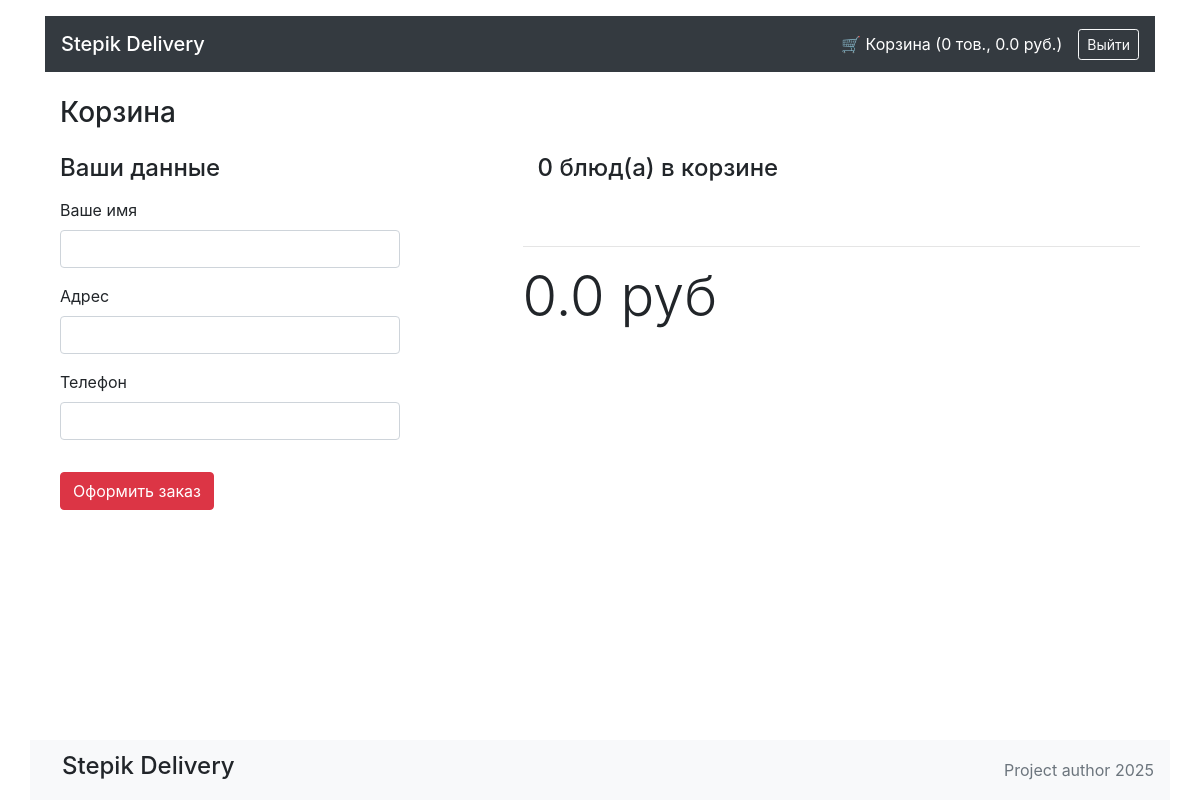
Before: /cart (signed in) with the older database file.
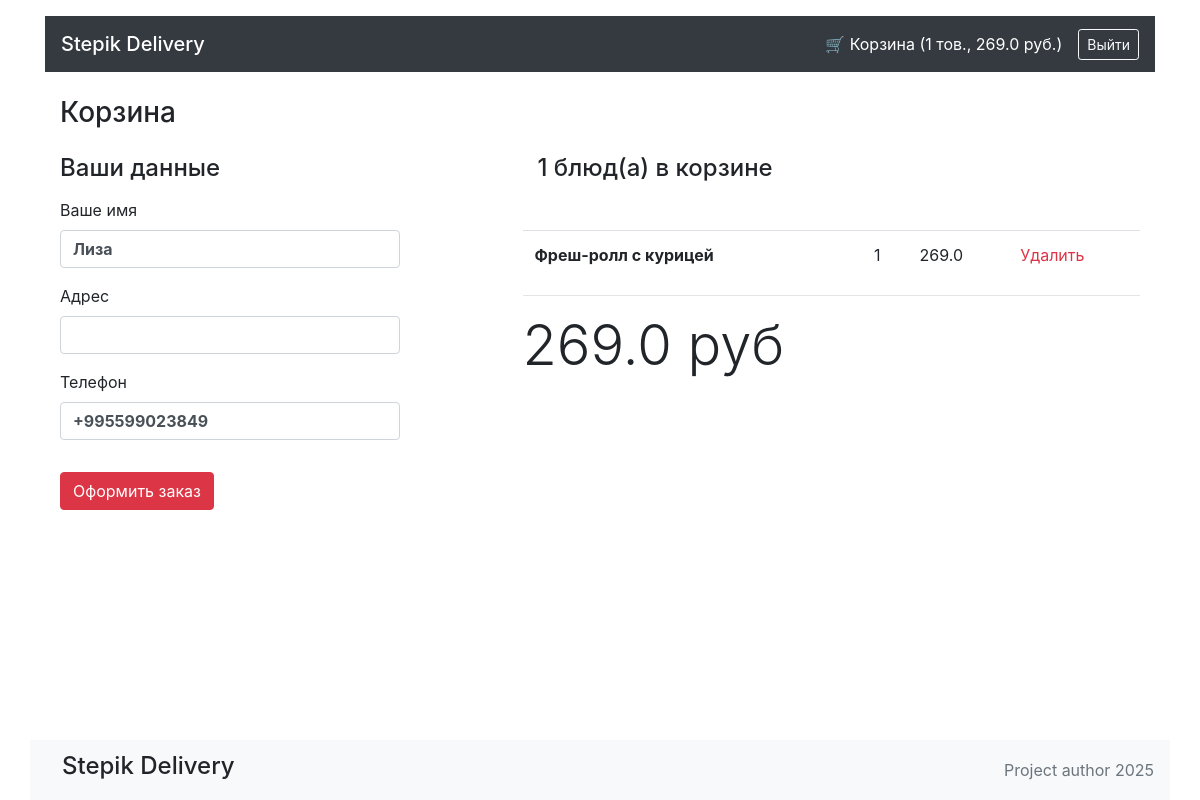
After: the same page with the newer database file.
### orm_models/order.py (models this page shows, shortened)
class OrderORMModel(SQLModel, table=True):
	__tablename__ = "orders"
	id: int | None = Field(default=None, primary_key=True)
	user_id: int = Field(foreign_key="users.id")
	created_at: datetime = Field(default_factory=datetime.now)
	status: str = "pending"
	address: str | None
	total: float
	user: UserORMModel = Relationship(back_populates="orders", sa_relationship_kwargs={"lazy": "selectin"})
	items: list[ItemOrder] = Relationship(back_populates="order", sa_relationship_kwargs={"lazy": "selectin"})

### orm_models/user.py (models this page shows)
class UserORMModel(SQLModel, table=True):
    __tablename__ = "users"
    id: int | None = Field(default=None, primary_key=True)
    name: str | None
    email: str
    phone_number: str | None
    password: str
    orders: list['OrderORMModel'] = Relationship(back_populates="user")

### orm_models/item_order.py (models this page shows, shortened)
class ItemOrder(SQLModel, table=True):
    id: int | None = Field(default=None, primary_key=True)
    item_id: int = Field(foreign_key="delivery_items.id")
    order_id: int = Field(foreign_key="orders.id")
    quantity: int
    price: float
    item: "DeliveryItemORMModel" = Relationship(back_populates="orders", sa_relationship_kwargs={"lazy": "selectin"})
    order: "OrderORMModel" = Relationship(back_populates="items")

### orm_models/delivery_item.py (models this page shows, shortened)
class DeliveryItemORMModel(SQLModel, table=True):
	__tablename__ = "delivery_items"
	id: int | None = Field(default=None, primary_key=True)
	title: str
	price: int
	description: str
	picture: str
	category_id: int = Field(foreign_key='delivery_categories.id')
	category: DeliveryCategoryORMModel | None = Relationship(back_populates="delivery_items")
	orders: list["ItemOrder"] = Relationship(back_populates="item")

### main.py (the view)
@app.get("/cart", response_class=HTMLResponse)
async def cart(request: Request):
	deleted = request.query_params.get("deleted")
	token = request.cookies.get("access_token")
	try:
		context: dict = app_manager.get_auth_context(token)
		order: OrderORMModel = app_manager.get_order_by_auth_context(context)
	except AppBaseException:
		context = {"is_logged_in": False}
		order = None
	template_response = templates.TemplateResponse(request=request, name="cart.html", context={"context": context, "order": order, "deleted": deleted})
	return template_response

### templates/cart.html (shortened to what this page needs)
{% extends "base.html" %}
{% block content %}
<main class="container">
  <h1 class="h3 my-4">Корзина</h1>
  {% if context['is_logged_in'] == False %}
    <div class="alert alert-warning" role="alert">Чтобы сделать заказ – <a href="/login">войдите</a> или <a href="/register">зарегистрируйтесь</a></div>
  {% else %}
  <div class="row mt-6">
      <div class="col-4">
        <form action="/order" method="POST">
          <h4 class="">Ваши данные</h4>
          <div class="mt-3 mb-3">
            <label for="name">Ваше имя</label>
            <input type="text" id="name" name="name" class="font-weight-bold form-control" value="{{ order.user.name if order.user.name else '' }}">
          </div>
          <div class="mt-3 mb-3">
            <label for="name">Адрес</label>
            <input type="text" id="address" name="address" class="font-weight-bold form-control">
          </div>
          <div class="mt-3 mb-3">
            <label for="name">Телефон</label>
            <input type="text" id="phone" name="phone" class="font-weight-bold form-control" value="{{ order.user.phone_number if order.user.phone_number else '' }}">
          </div>
          <button type="submit" class=" mt-3 mb-5 btn btn-danger">Оформить заказ</button>
        </form>
      </div>
      <div class="col-1"></div>
      <div class="col-7">
        <h4 class="mb-3 col-7 mb-5">{{ order.cart_count }} блюд(а) в корзине</h4>
        <table class="table">
          <tbody>
            {% for item_order in order.items %}
              <tr>
                <th scope="row">{{ item_order.item.title }}</th>
                <td></td>
                <td>{{ item_order.quantity }}</td>
                <td>{{ item_order.sum_price }}</td>
                <td><a class="text-danger" href="/removefromcart/{{ item_order.item.id }}">Удалить</a></td>
              </tr>
            {% endfor %}
          </tbody>
        </table>
        <hr>
        <p class="display-4 my-2 ">{{ order.total }} руб</p>
      </div>
  </div>
  {% endif %}
</main>
{% endblock %}

### templates/base.html (shortened to what this page needs)
<!DOCTYPE html>
<html lang="ru">
<head>
  <link rel="stylesheet" href="https://stackpath.bootstrapcdn.com/bootstrap/4.3.1/css/bootstrap.min.css"
>
</head>
<body>
  <header class="container mt-3">
    <nav class="py-2 navbar navbar-dark bg-dark d-flex justify-content-between align-items-center">
      <a href="/" class="navbar-brand h5 mb-0 text-white">Stepik Delivery</a>
      {% if context['is_logged_in'] %}
        <div class="d-flex align-items-center gap-3">
          <a href="/cart" class="text-white mr-3">
            🛒 Корзина ({{ order.cart_count }} тов., {{ order.total }} руб.)
          </a>
          <a href="/logout" class="btn btn-outline-light btn-sm">Выйти</a>
        </div>
      {% else %}
        <div>
          <a href="/login" class="btn btn-warning btn-sm">Войти</a>
        </div>
      {% endif %}
    </nav>
  </header>
  <main class="container mt-3">
    {% block content %}{% endblock %}
  </main>
  <footer class="footer">
    <nav class="container navbar navbar-light bg-light">
      <p class="h4 nav-link">Stepik Delivery</p>
      <a class="text-muted" href="#">Project author 2025</a>
    </nav>
  </footer>
</body>
</html>

Changed rows visible on the page:
no longer on this page (row edited): OrderORMModel: total "0.0"
added OrderORMModel: total "269.0"
now on this page (row edited): UserORMModel: name "Лиза", phone "+995599023849"
added ItemOrder: item "Фреш-ролл с курицей", quantity "1", sum_price "269.0"
Other visible differences:
{{ order.cart_count }}: "0" → "1"
